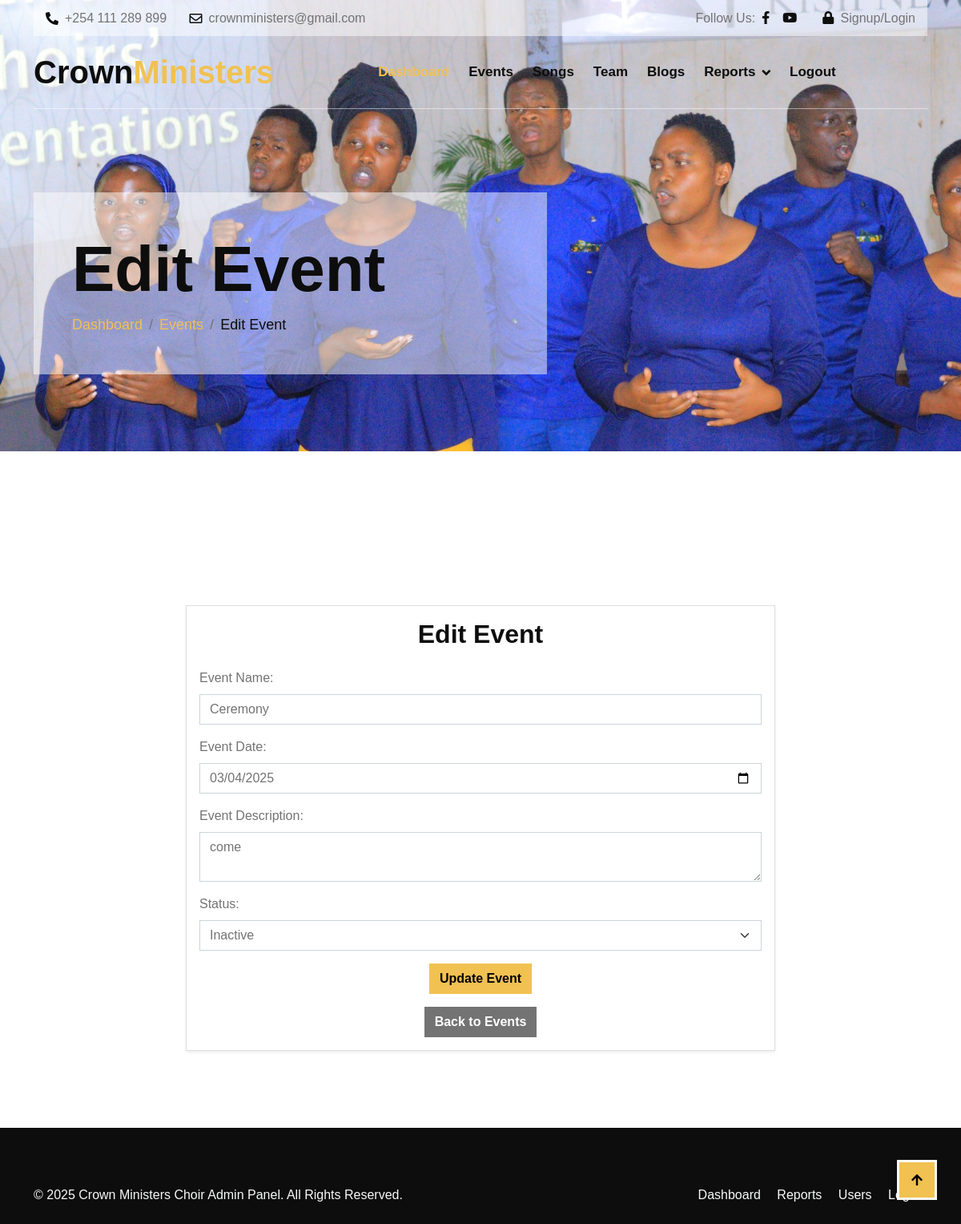
Page /edit_event.php?id=9 (signed in) on the committed database.
### tables this page shows
CREATE TABLE `events` (
  `id` int(11) NOT NULL,
  `event_name` varchar(255) NOT NULL,
  `event_date` date NOT NULL,
  `event_description` text DEFAULT NULL,
  `status` enum('active','inactive') DEFAULT 'active',
  `created_at` timestamp NOT NULL DEFAULT current_timestamp(),
  `name` varchar(255) NOT NULL,
  `event_image` varchar(255) NOT NULL
);

### edit_event.php (the view, shortened to what this page needs)
<?php
include('includes/db_connect.php');
if (isset($_GET['id'])) {
    $id = $_GET['id'];
    $stmt = $pdo->prepare("SELECT * FROM events WHERE id = ?");
    $stmt->execute([$id]);
    $event = $stmt->fetch();
} else {
    header('Location: events.php');
    exit();
}
include 'includes/header2.php';
?>
<div class="container-fluid hero-header">
    <div class="container">
         <div class="row">
            <div class="col-lg-7">
                <div class="hero-header-inner animated zoomIn">
                    <h1 class="display-1 text-dark">Edit Event</h1>
                    <ol class="breadcrumb mb-0">
                        <li class="breadcrumb-item"><a href="dashboard.php">Dashboard</a></li>
                        <li class="breadcrumb-item"><a href="events.php">Events</a></li>
                        <li class="breadcrumb-item text-dark" aria-current="page">Edit Event</li>
                    </ol>
                </div>
            </div>
         </div>
    </div>
</div>
<div class="container-fluid activities py-5">
    <div class="container py-5">
         <div class="row justify-content-center">
              <div class="col-md-8">
                  <div class="card shadow-sm">
                      <div class="card-body">
                           <h2 class="card-title text-center mb-4">Edit Event</h2>
                           <form method="POST">
                                <div class="mb-3">
                                    <label for="event_name" class="form-label">Event Name:</label>
                                    <input type="text" name="event_name" class="form-control" value="<?= htmlspecialchars($event['event_name']) ?>" required>
                                </div>
                                <div class="mb-3">
                                    <label for="event_date" class="form-label">Event Date:</label>
                                    <input type="date" name="event_date" class="form-control" value="<?= htmlspecialchars($event['event_date']) ?>" required>
                                </div>
                                <div class="mb-3">
                                    <label for="event_description" class="form-label">Event Description:</label>
                                    <textarea name="event_description" class="form-control" required><?= htmlspecialchars($event['event_description']) ?></textarea>
                                </div>
                                <div class="mb-3">
                                    <label for="status" class="form-label">Status:</label>
                                    <select name="status" class="form-select">
                                        <option value="inactive" <?= ($event['status'] == 'inactive') ? 'selected' : '' ?>>Inactive</option>
                                    </select>
                                </div>
                                <div class="text-center">
                                    <button type="submit" class="btn btn-primary">Update Event</button>
                                </div>
                           </form>
                           <div class="text-center mt-3">
                              <a href="events.php" class="btn btn-secondary">Back to Events</a>
                           </div>
                      </div>
                  </div>
              </div>
         </div>
    </div>
</div>
<?php include 'includes/footer2.php'; ?>

### css/style.css (style rules this page uses)
.wow, .animated { animation-duration: 2s !important; }
h1, h2, h3, .h1, .h2, .h3 { font-weight: 700 !important; font-family: 'Open', sans-serif !important; }
.btn { font-weight: 600; transition: .5s; }
.hero-header { margin-bottom: 6rem; padding-top: 15rem; padding-bottom: 6rem; background: url("../img/choir8.jpg"), center center no-repeat; background-size: cover; }
.hero-header .hero-header-inner { padding: 3rem; background: rgba(255, 255, 255, .5); }
.hero-header .breadcrumb-item { font-size: 18px; }

### rows in the picture
events: event_name "Ceremony", event_date "03/04/2025", event_description "come", status "Inactive"
